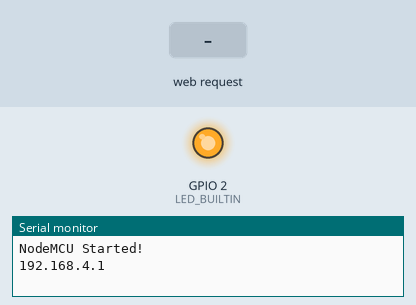
A sketch run on a simulated ESP8266 (NodeMCU). Shown: output pins drawn as LEDs (lit = HIGH, except the on-board LED, lit = LOW), the last lines printed to the serial monitor. The inputs (shaded band) are chosen by the test bench.

Above: at 1.2 s.
1.3 s: HTTP request GET /ledoff received
At 2.5 s:
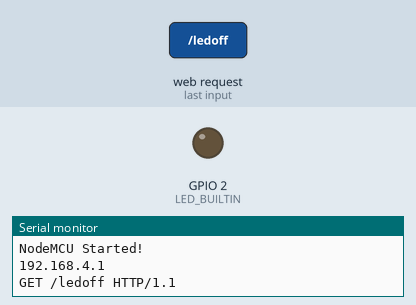
2.8 s: HTTP request GET /ledon received
At 3.8 s:
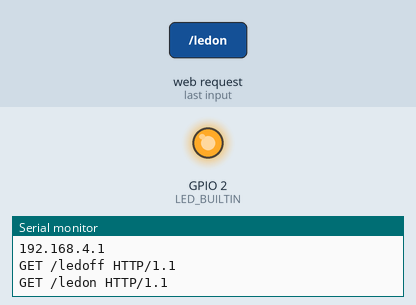
Timing chart, 0 to 5.8 s (numbered marks = the images above; inputs shaded):
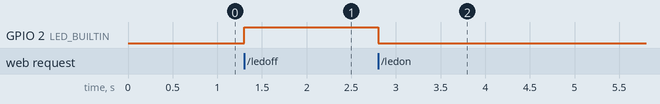

Measured:
- after the input at 1.3 s, GPIO 2 (LED_BUILTIN): LOW → HIGH at once
- after the input at 2.8 s, GPIO 2 (LED_BUILTIN): HIGH → LOW at once

The sketch:

NodeMCUaccesspoint.ino
```cpp
#include <ESP8266WiFi.h>

WiFiClient client;
WiFiServer server(80);

// #define led D5

void setup()
{
  // put your setup code here, to run once:
  Serial.begin(9600);
  WiFi.softAP("NodeMCU", "pppppppp");
  Serial.println();
  Serial.println("NodeMCU Started!");
  Serial.println(WiFi.softAPIP());
  server.begin();
  pinMode(LED_BUILTIN, OUTPUT);
}

void loop()
{
  // put your main code here, to run repeatedly:
  client = server.available();  //Gets a client that is connected to the server and has data available for reading.
  if (client == 1)
  {
    String request =  client.readStringUntil('\n');
    Serial.println(request);
    request.trim();
    if(request == "GET /ledoff HTTP/1.1")
    {
      digitalWrite(LED_BUILTIN, HIGH);
    }
    if(request == "GET /ledon HTTP/1.1")
    {
      digitalWrite(LED_BUILTIN, LOW);
    }
  }
}
```
